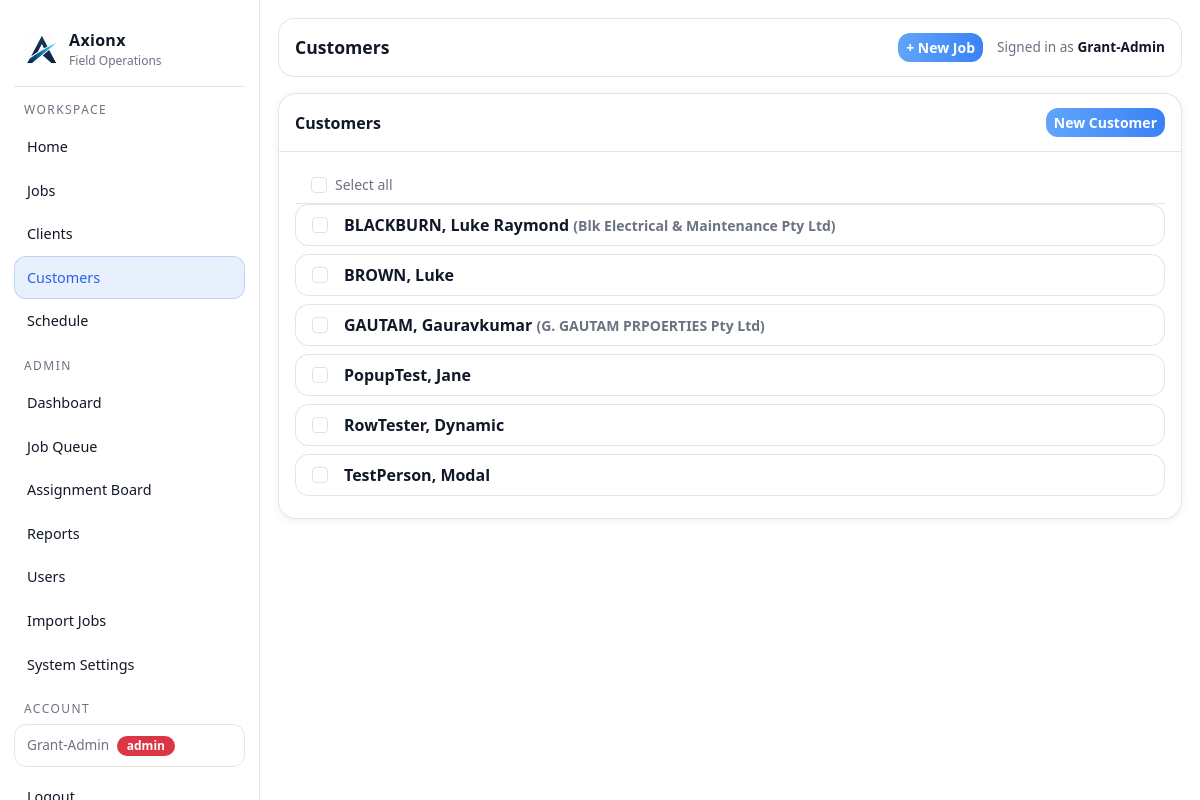
Screenshot of /customers (signed in) with the database file from the repository.
### tables this page shows
CREATE TABLE customers (
        id INTEGER PRIMARY KEY AUTOINCREMENT,
        first_name TEXT NOT NULL,
        last_name TEXT NOT NULL,
        company TEXT,
        email TEXT,
        dob TEXT,
        address TEXT,
        notes TEXT,
        id_image_filename TEXT,
        id_image_path TEXT,
        created_at TEXT NOT NULL,
        updated_at TEXT NOT NULL DEFAULT ''
    , role TEXT);

### app.py (the view)
@app.get("/customers")
@login_required
@admin_required
def customers_list():
    conn = db()
    cur = conn.cursor()
    cur.execute("SELECT * FROM customers ORDER BY last_name, first_name")
    rows = cur.fetchall()
    conn.close()
    return render_template("customers.html", customers=rows)

### app.py (called while the page is built)
@app.after_request
def add_security_headers(resp):
    resp.headers["X-Content-Type-Options"] = "nosniff"
    resp.headers["X-Frame-Options"] = "DENY"
    resp.headers["Referrer-Policy"] = "strict-origin-when-cross-origin"
    resp.headers["Content-Security-Policy"] = (
        "default-src 'self' https: data:; "
        "img-src 'self' https: data:; "
        "script-src 'self' 'unsafe-inline' https:; "
        "style-src 'self' 'unsafe-inline' https:;"
    )
    return resp

def db():
    conn = sqlite3.connect(DB_PATH)
    conn.row_factory = sqlite3.Row
    return conn

def add_column_if_missing(cur, table, col, coltype):
    cur.execute(f"PRAGMA table_info({table})")
    cols = [r["name"] for r in cur.fetchall()]
    if col not in cols:
        cur.execute(f"ALTER TABLE {table} ADD COLUMN {col} {coltype}")

@app.context_processor
def inject_globals():
    return {
        "GOOGLE_MAPS_API_KEY": os.environ.get("GOOGLE_MAPS_API_KEY", ""),
        "google_maps_api_key": os.getenv("GOOGLE_MAPS_API_KEY", "")
    }

@app.before_request
def _ensure_db():
    init_db()

def login_required(f):
    @wraps(f)
    def wrapper(*args, **kwargs):
        if not session.get("user_id"):
            return redirect(url_for("login"))
        return f(*args, **kwargs)
    return wrapper

def admin_required(f):
    @wraps(f)
    def wrapper(*args, **kwargs):
        if not session.get("user_id"):
            return redirect(url_for("login"))
        if session.get("role") != "admin":
            flash("Admin access required.", "danger")
            return redirect(url_for("index"))
        return f(*args, **kwargs)
    return wrapper

### templates/customers.html (shortened to what this page needs)
{% extends "layout.html" %}
{% block page_title %}Customers{% endblock %}
{% block content %}
<div class="ax-card">
  <div class="ax-card-h d-flex justify-content-between align-items-center">
    <div>Customers</div>
    <div class="d-flex gap-2 align-items-center">
      {% if session.get('role') == 'admin' %}
        <a class="btn btn-primary btn-sm" href="/customers/new">New Customer</a>
      {% endif %}
    </div>
  </div>
  <div class="ax-card-b">
    {% if session.get('role') == 'admin' and customers %}
    <div class="px-3 py-2 border-bottom d-flex align-items-center gap-2" style="border-color:var(--line)!important">
      <input type="checkbox" id="custSelectAll" class="form-check-input mt-0"
             onchange="custToggleAll(this)" title="Select all">
      <label for="custSelectAll" class="small mb-0" style="color:var(--muted);cursor:pointer">Select all</label>
    </div>
    {% endif %}
    <form id="custDeleteForm" method="post" action="/customers/delete">
      <div class="list-group list-group-flush">
        {% for c in customers %}
          <div class="list-group-item d-flex align-items-center gap-3 px-3" style="background:transparent;border-color:var(--line)">
            {% if session.get('role') == 'admin' %}
            <input type="checkbox" name="customer_ids" value="{{ c.id }}"
                   class="form-check-input mt-0 cust-cb"
                   onchange="custUpdateDeleteBtn()">
            {% endif %}
            <a href="/customers/{{ c.id }}" class="flex-grow-1 text-decoration-none">
              <div class="fw-semibold" style="color:var(--text)">{{ c.last_name }}, {{ c.first_name }}{% if c.company %} <span class="small" style="color:var(--muted)">({{ c.company }})</span>{% endif %}</div>
            </a>
          </div>
        {% else %}
          <div style="color:var(--muted)" class="py-3 text-center">No customers yet.</div>
        {% endfor %}
      </div>
    </form>
  </div>
</div>
{% endblock %}

### templates/layout.html (style rules this page uses)
:root { --bg: #ffffff; --panel: #ffffff; --panel2: #f3f4f6; --card: #f9fafb; --text: #111827; --muted: #6b7280; --line: rgba(0,0,0,.10); --accent: #2563eb; --accent2: #16a34a; --danger: #dc2626; }
body { background: #ffffff; color: var(--text); }
body::before { content: ''; position: fixed; inset: 0; background: url('/static/images/axionx-icon.png') center center / 260px auto no-repeat; opacity: .03; pointer-events: none; z-index: 0; }
.ax-card { background: #ffffff; border: 1px solid var(--line); border-radius: 18px; box-shadow: 0 2px 8px rgba(0,0,0,.06); overflow: visible; }
.ax-card .ax-card-h { padding: 14px 16px; border-bottom: 1px solid var(--line); font-weight: 650; }
.ax-card .ax-card-b { padding: 14px 16px; }
.btn { border-radius: 12px; font-weight: 600; }
.btn-primary { background: linear-gradient(90deg, #60a5fa, #3b82f6); border: 0; }
.list-group-item { background: #ffffff !important; border: 1px solid var(--line) !important; color: var(--text) !important; border-radius: 14px !important; margin-bottom: 8px; }

### rows the page displays
customers: last_name "BLACKBURN", first_name "Luke Raymond", company "Blk Electrical & Maintenance Pty Ltd"
customers: last_name "BROWN", first_name "Luke"
customers: last_name "GAUTAM", first_name "Gauravkumar", company "G. GAUTAM PRPOERTIES Pty Ltd"
customers: last_name "PopupTest", first_name "Jane"
customers: last_name "RowTester", first_name "Dynamic"
customers: last_name "TestPerson", first_name "Modal"

### other values shown
{{ session.get('user_name') }} "Grant-Admin"
{{ session.get('role') }} "admin"
